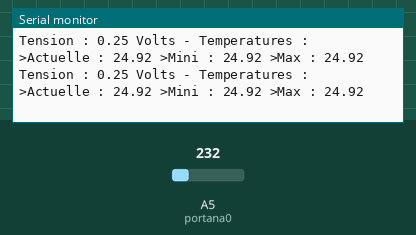
This sketch was run on a simulated Arduino Uno, built with avr-gcc and run on an emulated ATmega328P. Parts: the last lines printed to the serial monitor. The inputs (shaded band) are chosen by the test bench; at power-on: A5 (portana0) = 232.

Above: at 5.8 s.
5.9 s: A5 (portana0) set to 250
At 10.6 s:
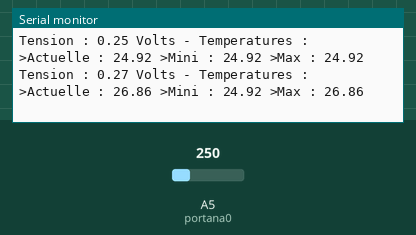
11.9 s: A5 (portana0) set to 266
At 16.3 s:
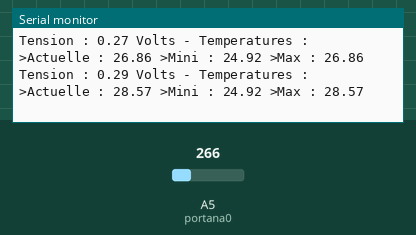
Timing chart, 0 to 17.8 s (numbered marks = the images above; inputs shaded):
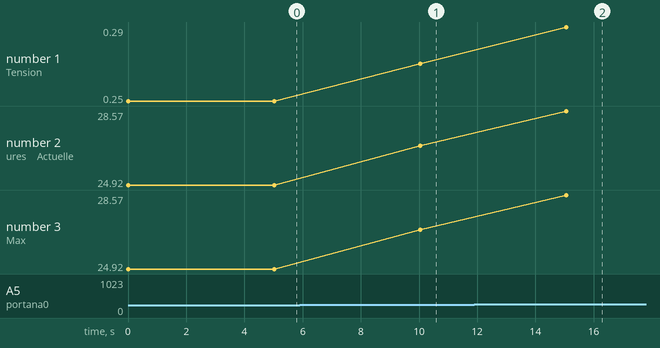

The sketch:

lm35.ino
```cpp
//////////////////////////////////////////////////////
// Objet  : Mesure de temperature avec un LM35 DZ    //
// lm35_phm_temperature.ino                          //
// Auteur : PHM                                      //
// Date création : Le 10 juin 2011                   //
// Date dernière mise à jour : Le 27 juin 2011       //
///////////////////////////////////////////////////////

//Déclaration et initialisation des variables
  float mesure=0;        //Variable pour le stockage mesure retournée par le capteur
  float tension=0;       //Variable pour le stockage de la tension
  float temperature=0;   //Variable pour le stockage de la température
  float tempmin=100;     //Temperature min
  float tempmax=0;       //Temperature max
  int portana0 = 5;      //Numéro du port analogique sur lequel la température est mesurée

//Traitements initialisation
  void setup()
  {
    analogReference(INTERNAL); //Permet de fixer la temperature de refernce à 1,1 volt
    Serial.begin(9600);        //initialisation de la liaison série à 9 600 bauds
  }

//Traitements itératifs
  void loop()
  {
    mesure = analogRead(portana0);  //Lecture de la valeur fournie par le capteur de température
    tension = mesure * 1.1 / 1024;  //Conversion en tension (en volt)

    temperature = tension * 100;    //Conversion en température (en degré Celsius)
    if (temperature < tempmin) {tempmin = temperature;} //Calcul temperature mini
    if (temperature > tempmax) {tempmax = temperature;} //Calcul temperature maxi

    //Envoi de la tension et des températures au PC par la liaison série pour affichage dans la console
    Serial.print("Tension : "); Serial.print (tension); Serial.print(" Volts - ");
    Serial.print("Temperatures :");
    Serial.print(" >Actuelle : "); Serial.print (temperature);
    Serial.print(" >Mini : "); Serial.print (tempmin);
    Serial.print (" >Max : "); Serial.println (tempmax);
    //Attente de 5 secondes avant de faire une nouvelle mesure
    delay(5000);
  }
```

Measured:
- after the input at 5.9 s, the serial monitor: prints a new line after 4.1 s (image 1)
- after the input at 11.9 s, the serial monitor: prints a new line after 3.2 s (image 2)
- plotted number 1: 0.25 → 0.27 after the input at 5.9 s, 0.27 → 0.29 after the input at 11.9 s
- plotted number 2: 24.92 → 26.86 after the input at 5.9 s, 26.86 → 28.57 after the input at 11.9 s
- plotted number 3: 24.92 → 26.86 after the input at 5.9 s, 26.86 → 28.57 after the input at 11.9 s
